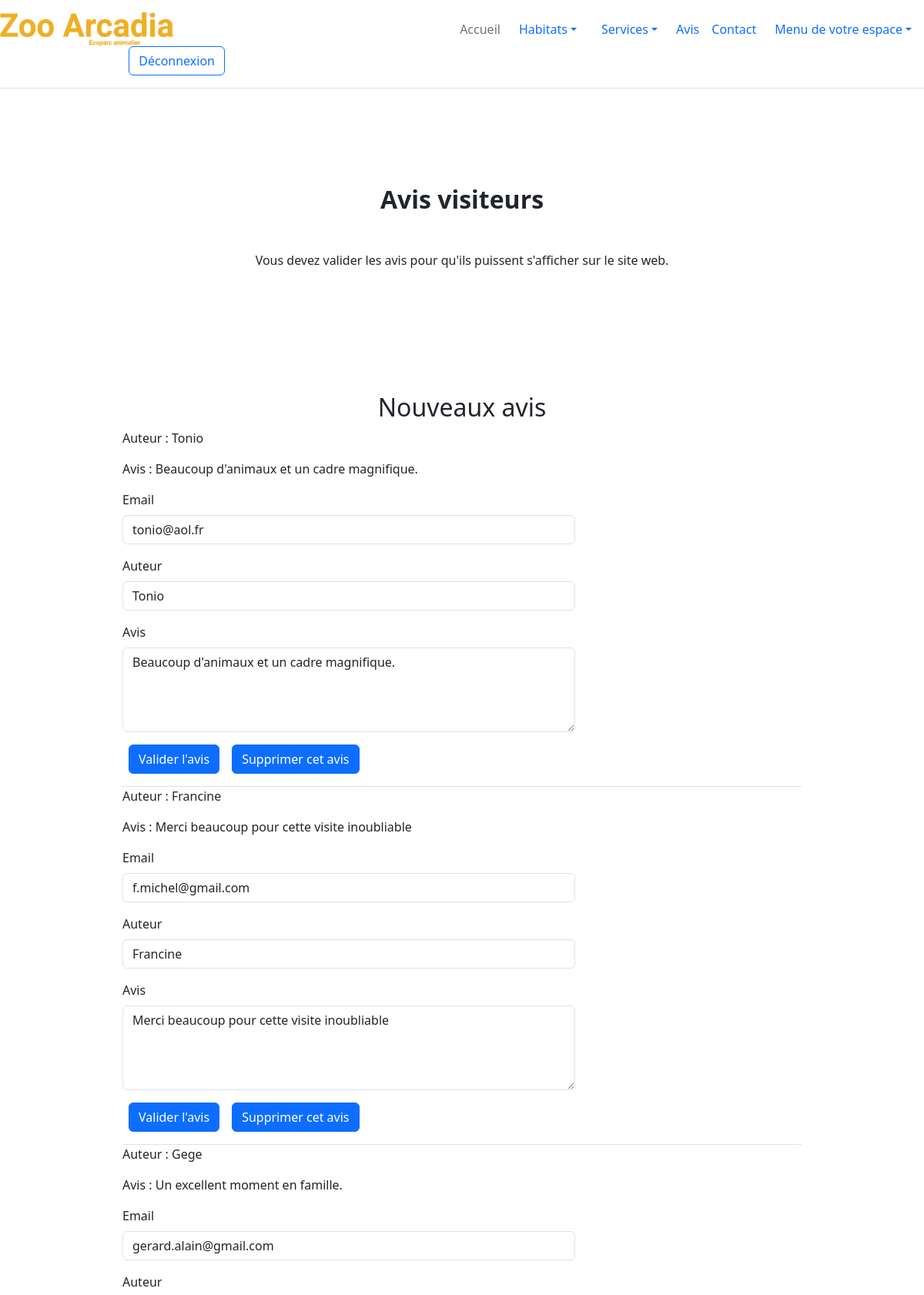
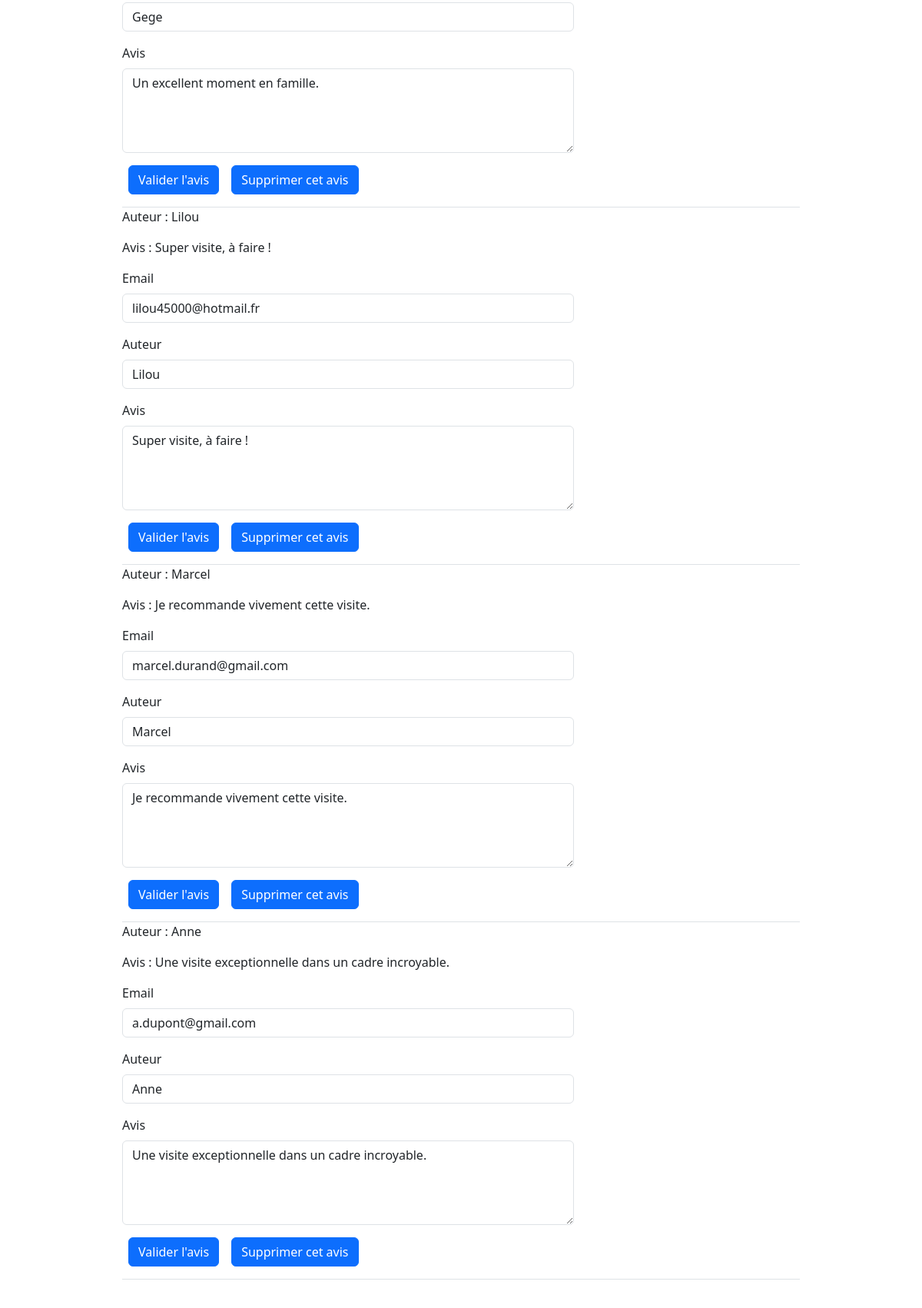
Page /users/e_modifier_avis.php (signed in, upper part) on the committed database (2 pictures, top to bottom).
### tables this page shows
CREATE TABLE `avis_visiteurs` (
  `id` int(255) UNSIGNED NOT NULL,
  `email` varchar(255) NOT NULL,
  `auteur` varchar(255) NOT NULL,
  `avis` text NOT NULL
);

### assets/lib/avis-visiteurs.php (called while the page is built, shortened)
<?php
function getReviews(PDO $pdo): array
{
    $query = $pdo->prepare("SELECT * FROM avis_visiteurs ORDER BY id DESC");
    $query->execute();
    return $query->fetchAll(PDO::FETCH_ASSOC);
}

### users/e_modifier_avis.php (the view, shortened to what this page needs)
<?php
require_once __DIR__ . "../../assets/lib/pdo.php";
require_once __DIR__ . "../../assets/lib/avis-visiteurs.php";
?>
<link rel="stylesheet" href="./../node_modules/bootstrap/dist/css/bootstrap.min.css">
<body>
    <header class="d-flex justify-content-center">
        <header class="d-flex flex-wrap align-items-center justify-content-center justify-content-md-between py-3 mb-4 border-bottom position-absolute">
            <div class="col-md-3 mb-2 mb-md-0">
                <a href="/" class="d-inline-flex link-body-emphasis text-decoration-none">
                    <img src="../../assets/img/logo.png" alt="logo du zoo Arcadia" class="w-75"> </a>
            </div>
            <ul class="nav col-12 col-md-auto mb-2 justify-content-center mb-md-0">
                <li><a href="../../index.php" class="nav-link px-2 link-secondary">Accueil</a></li>
                <li class="nav-item dropdown"><a class="nav-link dropdown-toggle" href="habitats.php" role="button" data-bs-toggle="dropdown" aria-expanded="false">Habitats</a>
                <li class="nav-item dropdown"><a class="nav-link dropdown-toggle" href="habitats.php" role="button" data-bs-toggle="dropdown" aria-expanded="false">Services</a>
                <li><a href="../../avis.php" class="nav-link px-2">Avis</a></li>
                <li><a href="../../contact.php" class="nav-link px-2">Contact</a></li>
                <li class="nav-item dropdown"><a class="nav-link dropdown-toggle" href="" role="button" data-bs-toggle="dropdown" aria-expanded="false">Menu de votre espace</a>
                </li>
            </ul>
            <div class="col-md-3 text-end">
                <?php if (isset($_SESSION['user'])) { ?>
                    <a href="logout.php" class="btn btn-outline-primary me-2">Déconnexion</a>
                <?php } else { ?>
                    <a href="../../login.php"><button type="button" class="btn btn-primary me-2">Déconnexion</button></a>
                <?php } ?>
            </div>
        </header>
    </header>
    <main>
        <div class="container mt-5 pt-5">
            <div class="text-center mx-5 px-5 my-5 py-5">
                <h1 class="fw-bold fs-2 my-5">Avis visiteurs</h1>
                <p>Vous devez valider les avis pour qu'ils puissent s'afficher sur le site web.</p>
            </div>
            <div class="container col-10">
                <div class="container mt-5 pt-5">
                    <div>
                        <div>
                            <h2 class="text-center">Nouveaux avis</h2>
                        </div>
                        <div>
                            <?php
                            $reviews = getReviews($pdo);
                            if ($reviews === 0) {
                                echo 'Aucun nouvel avis.';
                            } else
                                foreach ($reviews as $review) {
                            ?>
                                <div>
                                    <p>Auteur : <?= $review['auteur'] ?></p>
                                    <p>Avis : <?= $review['avis'] ?></p>
                                    <div class="col-8">
                                        <form action="" method="post">
                                            <div class="my-3">
                                                <label for="email" class="form-label">Email</label>
                                                <input type="text" name="email" id="email" value="<?= $review['email'] ?>" class="form-control">
                                            </div>
                                            <div class="my-3">
                                                <label for="auteur" class="form-label">Auteur</label>
                                                <input type="text" name="auteur" id="auteur" value="<?= $review['auteur'] ?>" class="form-control">
                                            </div>
                                            <div class="my-3">
                                                <label for="avis" class="form-label">Avis</label>
                                                <textarea name="avis" id="avis" rows="4" cols="50" class="form-control"><?= $review['avis'] ?></textarea>
                                            </div>
                                            <div class="d-flex">
                                                <input type="submit" value="Valider l'avis" name="validateReview" class="btn btn-primary mx-2" onclick="return confirm('Êtes-vous certain.e de vouloir afficher cet avis sur la page d\'accueil du site web ?')">
                                                <input type="submit" value="Supprimer cet avis" name="deleteReview" class="btn btn-primary mx-2" onclick="return confirm('Êtes-vous certain.e de vouloir supprimer cet avis ?')">
                                            </div>
                                        </form>
                                    </div>
                                    <div class="border-bottom">
                                    </div>
                                <?php
                                }
                                ?>
                                </div>
                        </div>
                    </div>
                </div>
            </div>
        </div>
    </main>
    <footer>
        <?php require_once __DIR__ . "../../assets/templates/footer.php" ?>
    </footer>
</body>
</html>

### rows in the picture
avis_visiteurs: auteur "Tonio", avis "Beaucoup d'animaux et un cadre magnifique.", email "tonio@aol.fr"
avis_visiteurs: auteur "Francine", avis "Merci beaucoup pour cette visite inoubliable", email "f.michel@gmail.com"
avis_visiteurs: auteur "Gege", avis "Un excellent moment en famille.", email "gerard.alain@gmail.com"
avis_visiteurs: auteur "Lilou", avis "Super visite, à faire !", email "lilou45000@hotmail.fr"
avis_visiteurs: auteur "Marcel", avis "Je recommande vivement cette visite.", email "marcel.durand@gmail.com"
avis_visiteurs: auteur "Anne", avis "Une visite exceptionnelle dans un cadre incroyable.", email "a.dupont@gmail.com"
